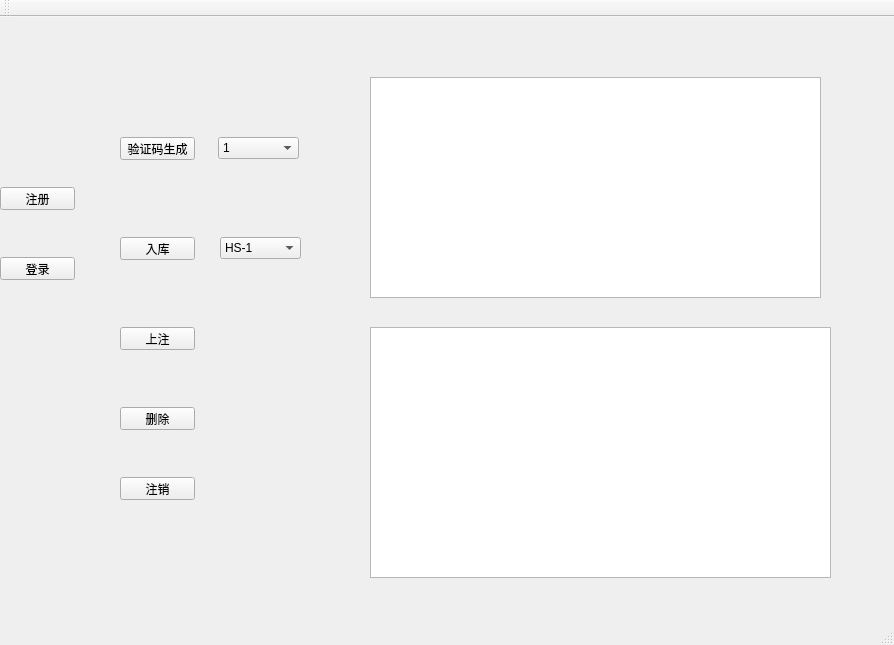
<?xml version="1.0" encoding="UTF-8"?>
<ui version="4.0">
 <class>GenerateVerificationCodeClass</class>
 <widget class="QMainWindow" name="GenerateVerificationCodeClass">
  <property name="geometry">
   <rect>
    <x>0</x>
    <y>0</y>
    <width>894</width>
    <height>645</height>
   </rect>
  </property>
  <property name="cursor">
   <cursorShape>ArrowCursor</cursorShape>
  </property>
  <property name="windowTitle">
   <string>GenerateVerificationCode</string>
  </property>
  <widget class="QWidget" name="centralWidget">
   <widget class="QPushButton" name="btn_GenerateCode">
    <property name="geometry">
     <rect>
      <x>120</x>
      <y>120</y>
      <width>75</width>
      <height>23</height>
     </rect>
    </property>
    <property name="text">
     <string>验证码生成</string>
    </property>
   </widget>
   <widget class="QPushButton" name="btn_putstorage">
    <property name="geometry">
     <rect>
      <x>120</x>
      <y>220</y>
      <width>75</width>
      <height>23</height>
     </rect>
    </property>
    <property name="text">
     <string>入库</string>
    </property>
   </widget>
   <widget class="QPushButton" name="btn_del">
    <property name="geometry">
     <rect>
      <x>120</x>
      <y>390</y>
      <width>75</width>
      <height>23</height>
     </rect>
    </property>
    <property name="text">
     <string>删除</string>
    </property>
   </widget>
   <widget class="QPushButton" name="pushButton_4">
    <property name="geometry">
     <rect>
      <x>120</x>
      <y>460</y>
      <width>75</width>
      <height>23</height>
     </rect>
    </property>
    <property name="text">
     <string>注销</string>
    </property>
   </widget>
   <widget class="QPushButton" name="btn_toppouring">
    <property name="geometry">
     <rect>
      <x>120</x>
      <y>310</y>
      <width>75</width>
      <height>23</height>
     </rect>
    </property>
    <property name="text">
     <string>上注</string>
    </property>
   </widget>
   <widget class="QTextEdit" name="textEdit">
    <property name="geometry">
     <rect>
      <x>370</x>
      <y>60</y>
      <width>451</width>
      <height>221</height>
     </rect>
    </property>
   </widget>
   <widget class="QComboBox" name="comboBox_number_code">
    <property name="geometry">
     <rect>
      <x>218</x>
      <y>120</y>
      <width>81</width>
      <height>22</height>
     </rect>
    </property>
    <item>
     <property name="text">
      <string>1</string>
     </property>
    </item>
    <item>
     <property name="text">
      <string>50</string>
     </property>
    </item>
    <item>
     <property name="text">
      <string>100</string>
     </property>
    </item>
    <item>
     <property name="text">
      <string>150</string>
     </property>
    </item>
    <item>
     <property name="text">
      <string>200</string>
     </property>
    </item>
    <item>
     <property name="text">
      <string>250</string>
     </property>
    </item>
   </widget>
   <widget class="QPlainTextEdit" name="plainTextEdit">
    <property name="geometry">
     <rect>
      <x>370</x>
      <y>310</y>
      <width>461</width>
      <height>251</height>
     </rect>
    </property>
   </widget>
   <widget class="QPushButton" name="btn_login">
    <property name="geometry">
     <rect>
      <x>0</x>
      <y>240</y>
      <width>75</width>
      <height>23</height>
     </rect>
    </property>
    <property name="text">
     <string>登录</string>
    </property>
   </widget>
   <widget class="QPushButton" name="btn_register">
    <property name="geometry">
     <rect>
      <x>0</x>
      <y>170</y>
      <width>75</width>
      <height>23</height>
     </rect>
    </property>
    <property name="text">
     <string>注册</string>
    </property>
   </widget>
   <widget class="QComboBox" name="comboBox_satellite_id">
    <property name="geometry">
     <rect>
      <x>220</x>
      <y>220</y>
      <width>81</width>
      <height>22</height>
     </rect>
    </property>
    <item>
     <property name="text">
      <string>HS-1</string>
     </property>
    </item>
    <item>
     <property name="text">
      <string>HS-2</string>
     </property>
    </item>
    <item>
     <property name="text">
      <string>HS-3</string>
     </property>
    </item>
   </widget>
  </widget>
  <widget class="QMenuBar" name="menuBar">
   <property name="geometry">
    <rect>
     <x>0</x>
     <y>0</y>
     <width>894</width>
     <height>23</height>
    </rect>
   </property>
  </widget>
  <widget class="QToolBar" name="mainToolBar">
   <attribute name="toolBarArea">
    <enum>TopToolBarArea</enum>
   </attribute>
   <attribute name="toolBarBreak">
    <bool>false</bool>
   </attribute>
  </widget>
  <widget class="QStatusBar" name="statusBar"/>
 </widget>
 <layoutdefault spacing="6" margin="11"/>
 <resources>
  <include location="GenerateVerificationCode.qrc"/>
 </resources>
 <connections>
  <connection>
   <sender>btn_putstorage</sender>
   <signal>clicked()</signal>
   <receiver>GenerateVerificationCodeClass</receiver>
   <slot>btn_get_clicked()</slot>
   <hints>
    <hint type="sourcelabel">
     <x>138</x>
     <y>277</y>
    </hint>
    <hint type="destinationlabel">
     <x>66</x>
     <y>298</y>
    </hint>
   </hints>
  </connection>
 </connections>
 <slots>
  <slot>btn_get_clicked()</slot>
 </slots>
</ui>
